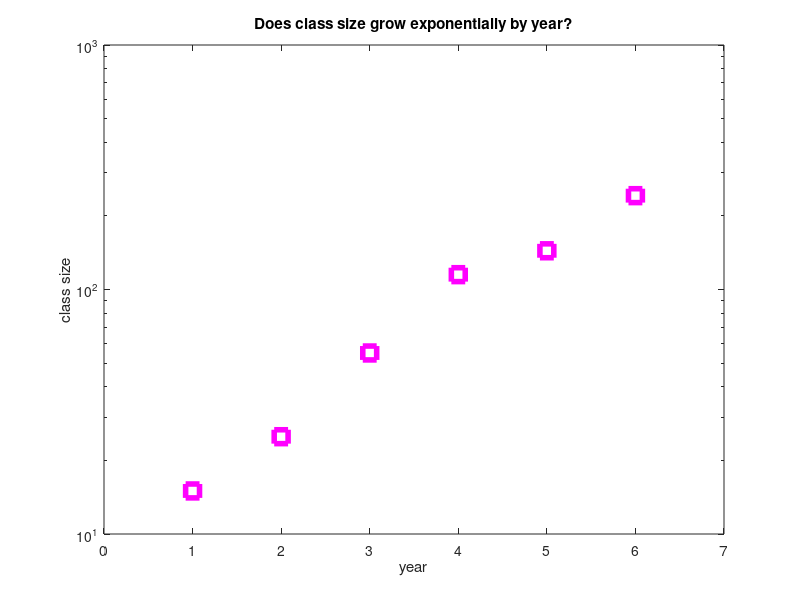

Write the MATLAB code that produced this figure.
%% Semilog plot
figure
classSize = [15, 25, 55, 115, 144, 242]
semilogy(classSize, 's', 'LineWidth', 4, 'MarkerSize', 10, 'MarkerEdgeColor', 'm')
xlabel('year')
ylabel('class size')
title('Does class size grow exponentially by year?')
xlim([0, 7])

